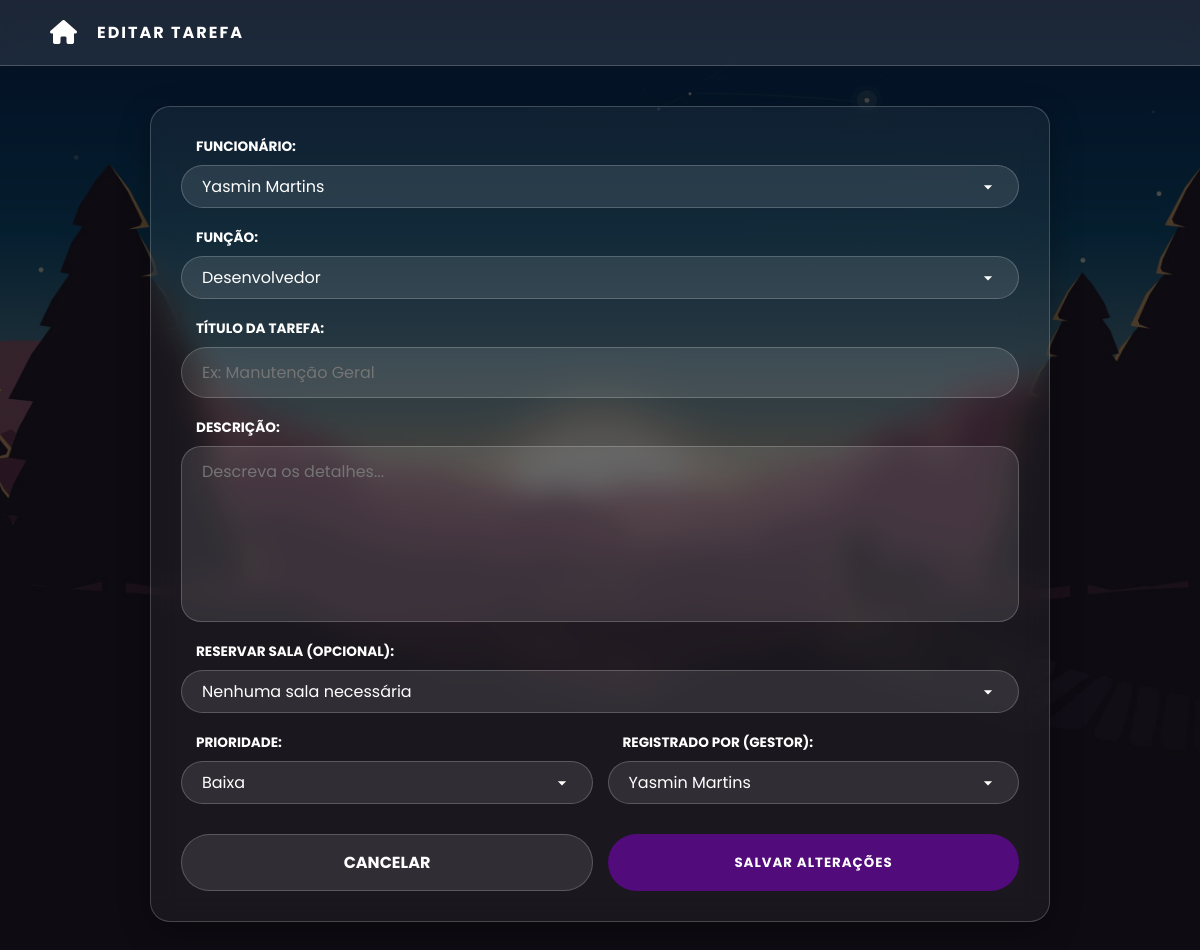
The app's page /editar/2 (signed in), older data.
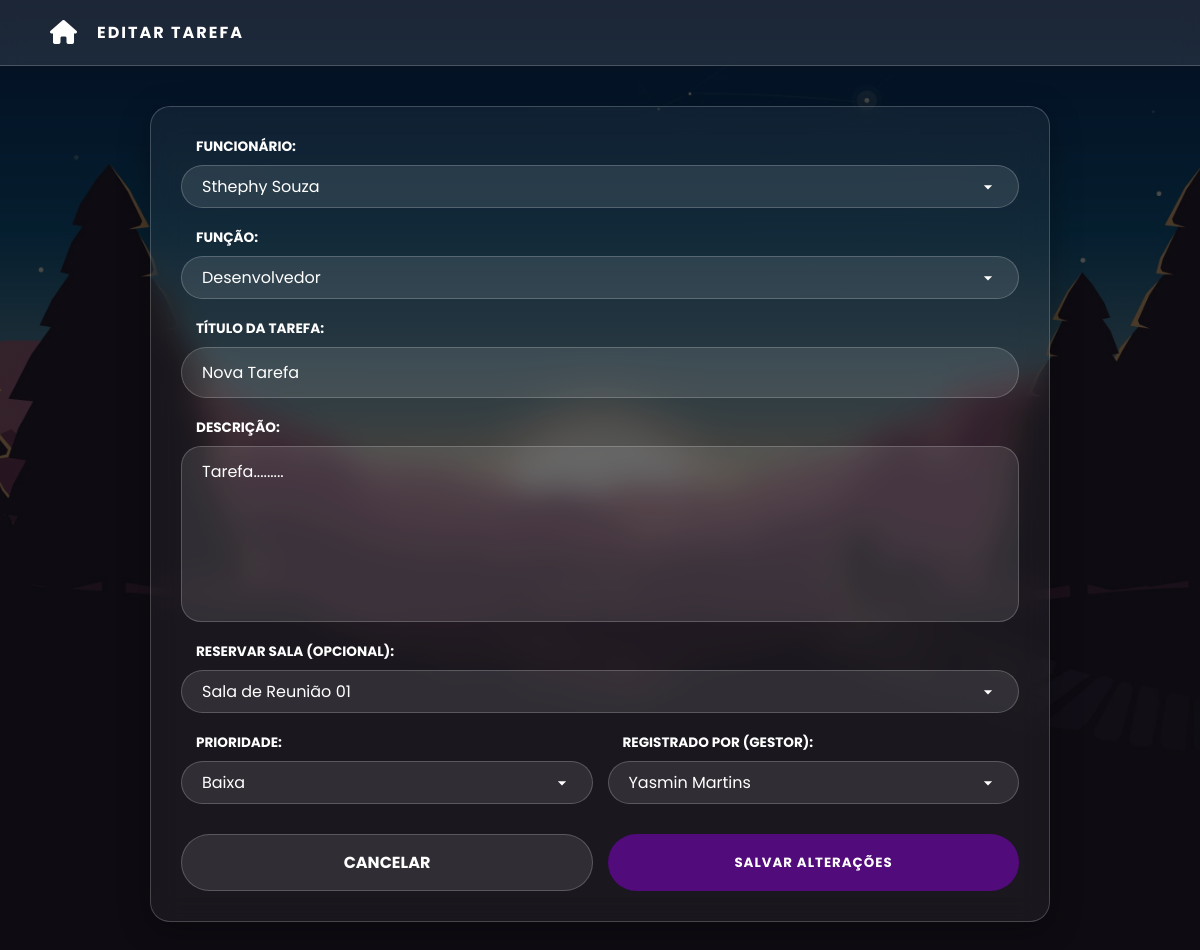
The same page, newer data.
### tables this page shows
CREATE TABLE tarefas (
            id INTEGER PRIMARY KEY AUTOINCREMENT,
            usuario_id INTEGER, -- Dono da tarefa (quem criou)
            sala_id INTEGER,
            funcionario TEXT,   -- Nome de quem vai executar
            funcao TEXT,
            titulo TEXT,
            descricao TEXT,
            prioridade TEXT,
            status TEXT,
            gestor TEXT,        -- Nome do gestor responsável
            data_criacao DATETIME,
            data_conclusao DATETIME,
            FOREIGN KEY (usuario_id) REFERENCES usuarios (id),
            FOREIGN KEY (sala_id) REFERENCES salas (id)
        );

CREATE TABLE usuarios (
            id INTEGER PRIMARY KEY AUTOINCREMENT,
            nome TEXT NOT NULL,
            rg TEXT,
            cpf TEXT UNIQUE NOT NULL,
            telefone TEXT,
            email TEXT UNIQUE NOT NULL,
            senha TEXT NOT NULL,
            status TEXT DEFAULT 'Ativo',
            cargo TEXT NOT NULL
        );

CREATE TABLE funcoes (
            id INTEGER PRIMARY KEY AUTOINCREMENT,
            nome TEXT NOT NULL 
        );

CREATE TABLE salas (
            id INTEGER PRIMARY KEY AUTOINCREMENT,
            nome TEXT NOT NULL,
            status TEXT DEFAULT 'Disponível'
        );

### main.py (the view, shortened to what this page needs)
@app.route('/editar/<int:id>', methods=['GET', 'POST'])
def editar(id):
    if 'usuario_id' not in session:
        return redirect(url_for('login'))
    tarefa = models.buscar_tarefa_por_id(id)
    return render_template('editar_chamado.html',
                         tarefa=tarefa,
                         funcionarios=models.listar_funcionarios(),
                         gestores=models.listar_gestores(),
                         funcoes=models.listar_funcoes(),
                         salas=models.listar_salas())

### models.py (called while the page is built)
def conectar():
    conn = sqlite3.connect('app.db')
    conn.row_factory = sqlite3.Row
    return conn

def buscar_tarefa_por_id(id_tarefa):
    conn = conectar()
    cursor = conn.cursor()
    cursor.execute('SELECT * FROM tarefas WHERE id = ?', (id_tarefa,))
    dado = cursor.fetchone()
    conn.close()
    return dado

def listar_funcionarios():
    conn = conectar()
    cursor = conn.cursor()
    cursor.execute("SELECT nome FROM usuarios WHERE status = 'Ativo'")
    res = [row['nome'] for row in cursor.fetchall()]
    conn.close()
    return res

def listar_gestores():
    conn = conectar()
    cursor = conn.cursor()
    cursor.execute("SELECT nome FROM usuarios WHERE cargo = 'Gestor' AND status = 'Ativo'")
    res = [row['nome'] for row in cursor.fetchall()]
    conn.close()
    return res

def listar_funcoes():
    conn = conectar()
    cursor = conn.cursor()
    cursor.execute('SELECT nome FROM funcoes')
    res = [row['nome'] for row in cursor.fetchall()]
    conn.close()
    return res

def listar_salas():
    conn = conectar()
    cursor = conn.cursor()
    cursor.execute("SELECT * FROM salas")
    res = cursor.fetchall()
    conn.close()
    return res

### templates/editar_chamado.html (shortened to what this page needs)
<!DOCTYPE html>
<html lang="pt-br">
<head>
    <link rel="stylesheet" href="{{ url_for('static', filename='CSS/base.css') }}">
    <link rel="stylesheet" href="{{ url_for('static', filename='CSS/editar.css') }}">
    <link rel="stylesheet" href="https://cdnjs.cloudflare.com/ajax/libs/font-awesome/6.0.0/css/all.min.css">
</head>
<body>
    <header>
        <a href="{{ url_for('index') }}" class="bt_home"><i class="fas fa-home"></i></a>
        <span class="texto_logo">EDITAR TAREFA</span>
    </header>
    <div class="cnt_formulario">
        <form method="POST">
            <label>Funcionário:</label>
            <select name="funcionario" required>
                {% for nome in funcionarios %}
                <option value="{{ nome }}" {% if nome == tarefa['funcionario'] %}selected{% endif %}>
                    {{ nome }}
                </option>
                {% endfor %}
            </select>
            <label>Função:</label>
            <select name="funcao">
                {% for nome in funcoes %}
                <option value="{{ nome }}" {% if nome == tarefa['funcao'] %}selected{% endif %}>
                    {{ nome }}
                </option>
                {% endfor %}
            </select>
            <label>Título da Tarefa:</label>
            <input name="titulo" type="text" value="{{ tarefa['titulo'] }}" placeholder="Ex: Manutenção Geral" required>
            <label>Descrição:</label>
            <textarea name="descricao" rows="6" placeholder="Descreva os detalhes..." required>{{ tarefa['descricao'] }}</textarea>
            <label for="sala_id">Reservar Sala (Opcional):</label>
            <select name="sala_id" id="sala_id">
                <option value="">Nenhuma sala necessária</option>
                {% for sala in salas %}
                    <option value="{{ sala.id }}"
                        {% if tarefa['sala_id'] and sala.id|int == tarefa['sala_id']|int %}
                            selected
                        {% elif sala.status == 'Indisponível' %}
                            disabled
                        {% endif %}>
                        {{ sala.nome }}
                    </option>
                {% endfor %}
            </select>
            <div style="display: grid; grid-template-columns: 1fr 1fr; gap: 15px;">
                <div>
                    <label>Prioridade:</label>
                    <select name="prioridade">
                        <option value="baixa" {% if tarefa['prioridade'] == 'baixa' %}selected{% endif %}>Baixa</option>
                    </select>
                </div>
                <div>
                    <label>Registrado por (Gestor):</label>
                    <select name="gestor" required>
                        {% for nome in gestores %}
                        <option value="{{ nome }}" {% if nome == tarefa['gestor'] %}selected{% endif %}>
                            {{ nome }}
                        </option>
                        {% endfor %}
                    </select>
                </div>
            </div>
            <div class="cnt_bt">
                <a href="{{ url_for('status') }}" class="bt_cancelar">CANCELAR</a>
                <button type="submit" class="bt_primario">SALVAR ALTERAÇÕES</button>
            </div>
        </form>
    </div>
</body>
</html>

Row changes from the older to the newer data that the page shows:
added tarefas: funcionario "Sthephy Souza", funcao "Desenvolvedor", titulo "Nova Tarefa", descricao "Tarefa.........", sala_id "Sala de Reunião 01", prioridade "Baixa", gestor "Yasmin Martins"
Text that changed along with them:
form field funcionario: "Yasmin Martins" → (not shown)
form field funcao: "Desenvolvedor" → (not shown)
form field sala_id: "Nenhuma sala necessária" → (not shown)
form field prioridade: "Baixa" → (not shown)
form field gestor: "Yasmin Martins" → (not shown)
